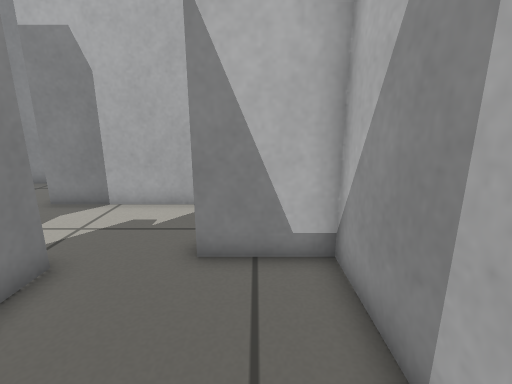
[1] (above)

18 first-person views from a walk through a robot-simulator world made for Gazebo. The camera is 0.59 m above the floor, tilts 14° down and sees 85° across. The floor is counted in squares, 0.2 m on a side. Each view is taken from the middle of a square. On the plan, view 1 faces up. The plan holds only what a view shows up to about 20 squares ahead; the rest is blank.

[2]
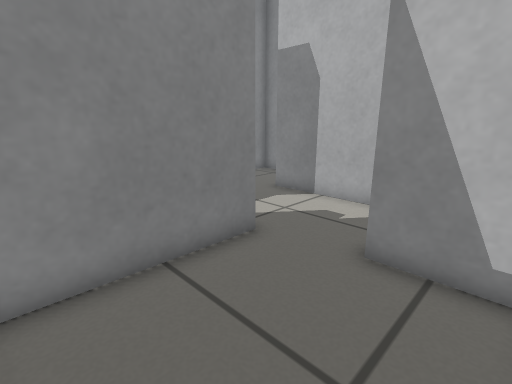

[3]
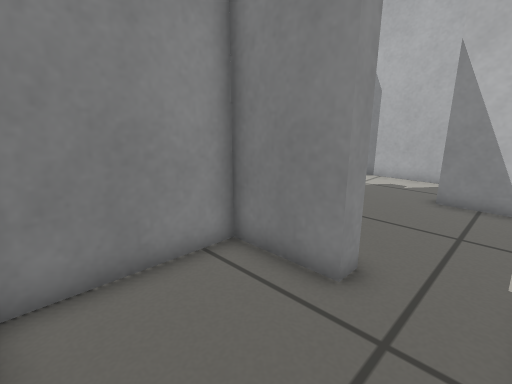

[4]
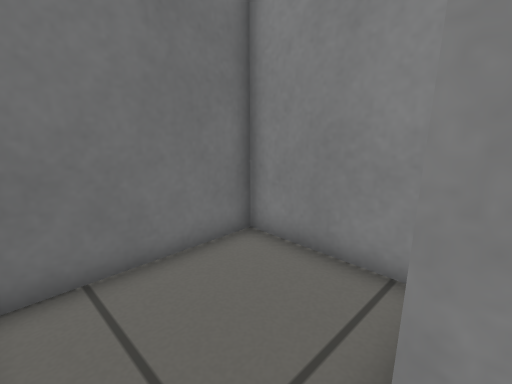

[5]
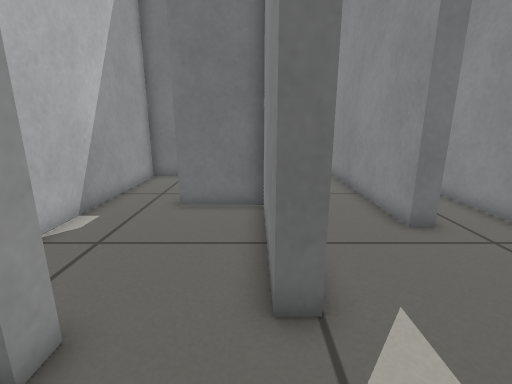

[6]
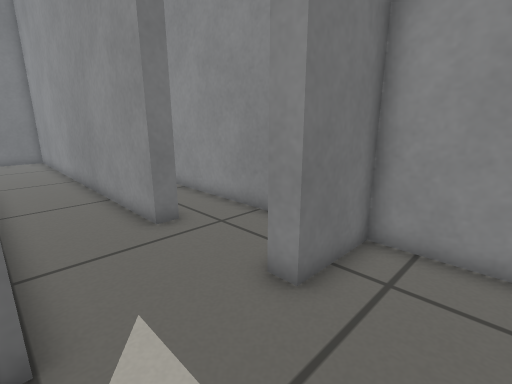

[7]
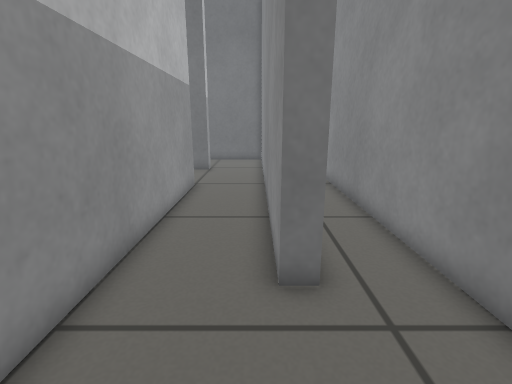

[8]
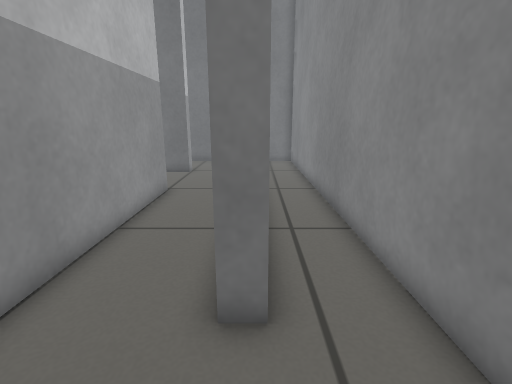

[9]
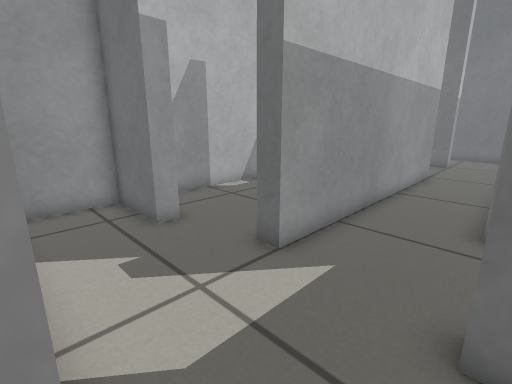

[10]
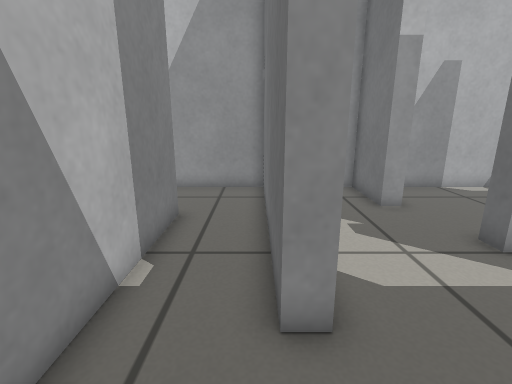

[11]
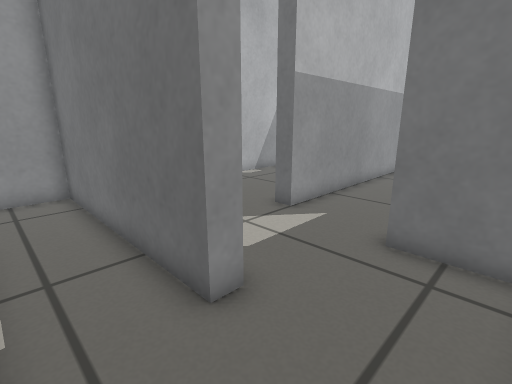

[12]
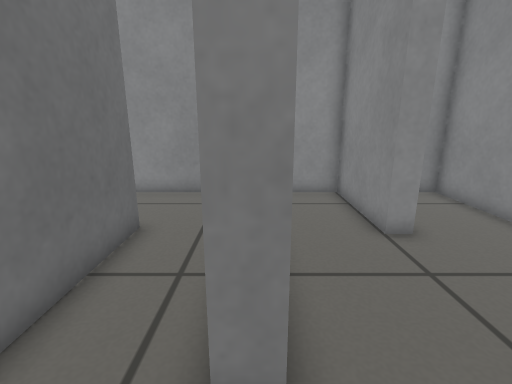

[13]
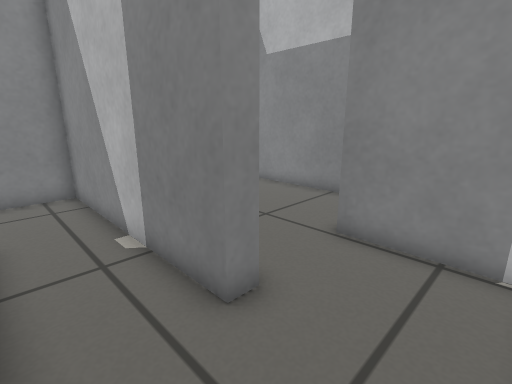

[14]
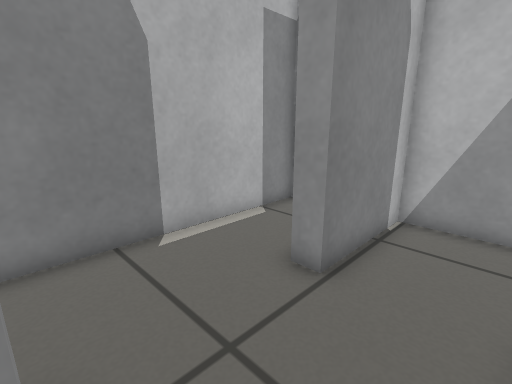

[15]
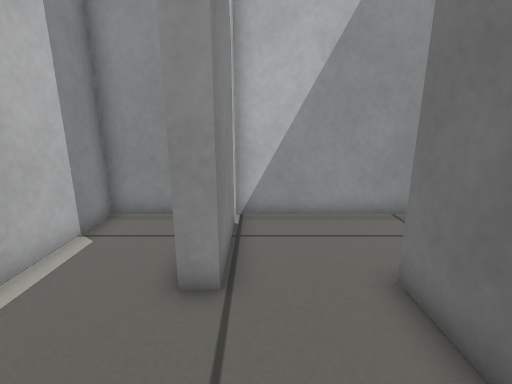

[16]
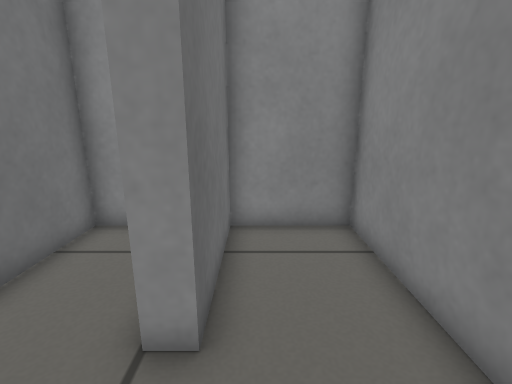

[17]
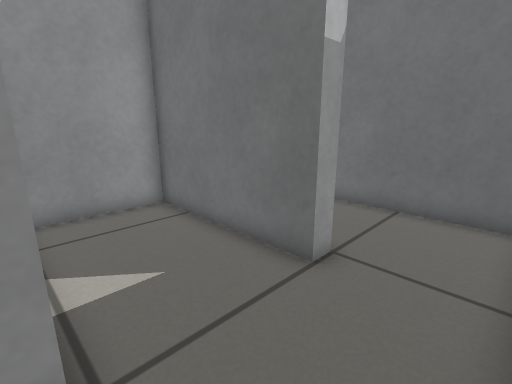

[18]
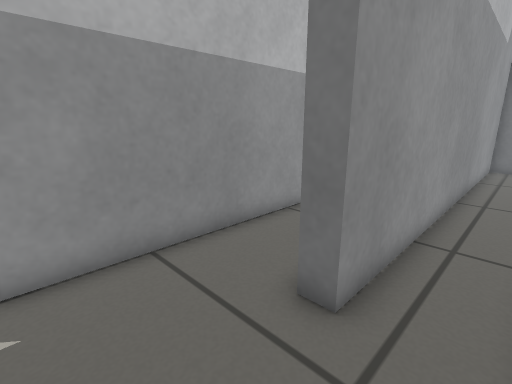

### Floor plan
Ten units are one square. View 1 is at (0, 0); x grows to the right and y downward. Boxes are objects, and circles mark ways between rooms. Rooms are numbered by the first view taken in them; rooms with no view inside come last. Other rooms are left out.
<svg viewBox="-122 -222 145 395">
<path fill="none" stroke="#000" d="M-43 -52 -43 8 -12 8 -12 15M-21 -99 -36 -99M18 16 18 -58 -13 -58 -13 -65 18 -65 18 -92M-12 15 -43 15 -43 65 18 65 18 16M-92 -14 -84 -14 -84 116M-50 74 -50 -52 -43 -52M-50 118 18 118 18 78M-36 -99 -76 -99M-117 -95 -117 -63 -88 -63 -88 -55M-22 -135 -117 -135 -117 -95M-76 -99 -76 -107 18 -107 18 -134M-46 -143 -22 -143 -22 -135M-71 -177 -117 -177 -117 -143 -86 -143M18 -134 18 -177 -25 -177M-25 -177 -25 -185M18 -196 18 -217 -117 -217 -117 -183 -71 -183 -71 -177M-117 -29 -117 162M-101 168 -92 168 -92 -14"/>
<circle cx="0" cy="10" r="3" fill="#2a7"/>
<circle cx="-45" cy="-75" r="3" fill="#2a7"/>
<circle cx="-95" cy="-100" r="3" fill="#2a7"/>
<circle cx="-90" cy="-35" r="3" fill="#2a7"/>
<circle cx="-5" cy="-140" r="3" fill="#2a7"/>
<circle cx="-50" cy="-180" r="3" fill="#2a7"/>
<text x="-10" y="-40">1</text>
<text x="-10" y="40">2</text>
<text x="-60" y="20">3</text>
<text x="-50" y="-120">4</text>
<text x="-50" y="-160">5</text>
<text x="-50" y="-200">6</text>
<text x="-110" y="50">7</text>
</svg>
Room 1 opens to room 2. Room 1 opens to room 3. Room 3 opens to room 4. Room 3 opens to room 7. Room 4 opens to room 5. Room 5 opens to room 6.

Where each view was taken, in squares from view 1:
view 1: 0 up, 0 right, facing up
view 2: 0 up, 1 right, facing up-left
view 3: 6 down, 1 right, facing up-left
view 4: 1 down, 1 right, facing down-left
view 5: 9 up, 4 left, facing down
view 6: 9 up, 5 left, facing down-left
view 7: 6 up, 8 left, facing down
view 8: 5 up, 9 left, facing down
view 9: 10 up, 9 left, facing down-right
view 10: 11 up, 11 left, facing right
view 11: 13 up, 11 left, facing down-right
view 12: 14 up, 0 right, facing left
view 13: 11 up, 1 right, facing up-left
view 14: 15 up, 7 left, facing up-right
view 15: 17 up, 7 left, facing right
view 16: 19 up, 4 left, facing left
view 17: 7 down, 8 left, facing down-right
view 18: 5 up, 11 left, facing down-right
